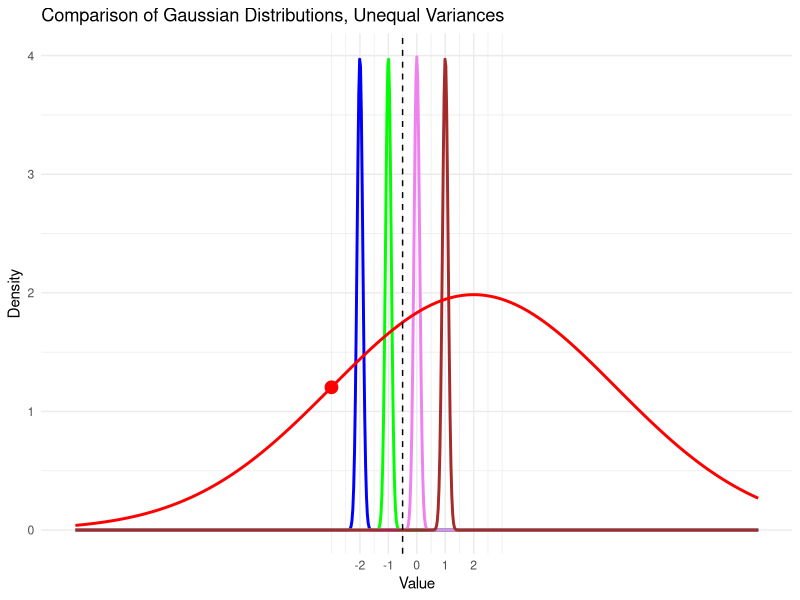
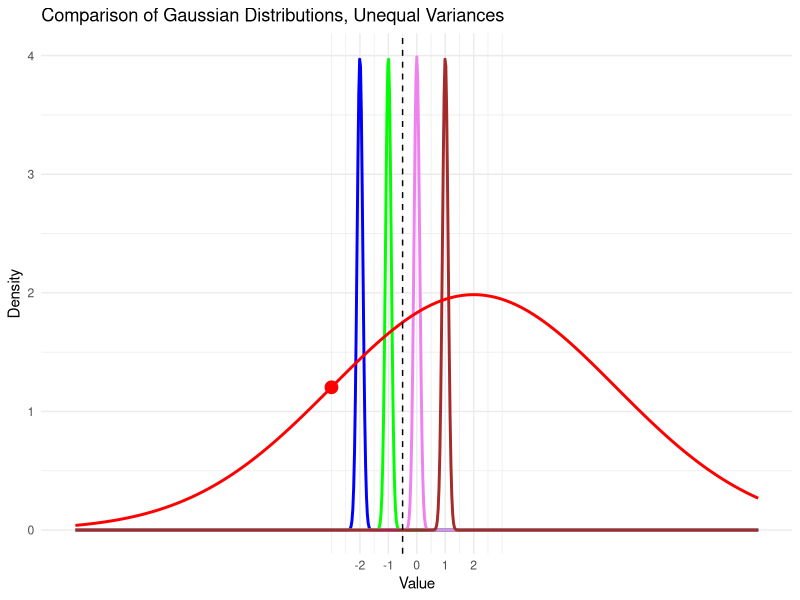

The R script that drew these images, in order:
# Load necessary library
library(ggplot2)

# Create a sequence of x values
x <- seq(-4, 4, by = 0.01)*3

# Define the means and standard deviations
means <- c(-2, -1, 0, 1, 2)
sds <- c(rep(.1, 4), 5)
# means <- c(-1.5, -1.0, -0.5, 0, 0.5)*2
# sds <- c(0.03, 0.03, 0.03, 0.03, 2)*2  # Extremely small SDs for the first two, larger for the third

# Create data frames for plotting
df1 <- data.frame(x = x, y = dnorm(x, mean = means[1], sd = sds[1]), group = "Gaussian 1")
df2 <- data.frame(x = x, y = dnorm(x, mean = means[2], sd = sds[2]), group = "Gaussian 2")
df3 <- data.frame(x = x, y = dnorm(x, mean = means[3], sd = sds[3]), group = "Gaussian 3")
df4 <- data.frame(x = x, y = dnorm(x, mean = means[4], sd = sds[4]), group = "Gaussian 4")
df5 <- data.frame(x = x, y = dnorm(x, mean = means[5], sd = sds[5]), group = "Gaussian 5")
trans <- 1/max(df5$y)*max(df4$y)/2
df5$y <- df5$y*trans

# Combine the data frames
df <- rbind(df1, df2, df3, df4, df5)

# Data for the red dot
red_dot <- data.frame(x = -3, y = dnorm(-3, mean = 2, sd = 5))

# Plot the data with x-ticks at mean values
p <- ggplot(df, aes(x = x, y = y, color = group)) +
  geom_line(size = 1.0) +
  labs(title = "Comparison of Gaussian Distributions, Unequal Variances",
       x = "Value",
       y = "Density") +
  scale_color_manual(values = c("blue", "green", "violet", "brown", "red")) +
  scale_x_continuous(breaks = means) +  # Set x-ticks at the mean values
  geom_vline(xintercept = -0.5, linetype = "dashed") + 
  theme_minimal() +
  theme(legend.position="none") + 
  geom_point(data = red_dot, aes(x = x, y = y*trans), color = "red", size = 4)
plot(p)
# Save the plot
ggsave(file.path(here::here(), "Desktop", "Gaussian Rankings", "gaussian_unequal_vars.pdf"),
       plot = p, device = "pdf", width = 10, height = 3)
